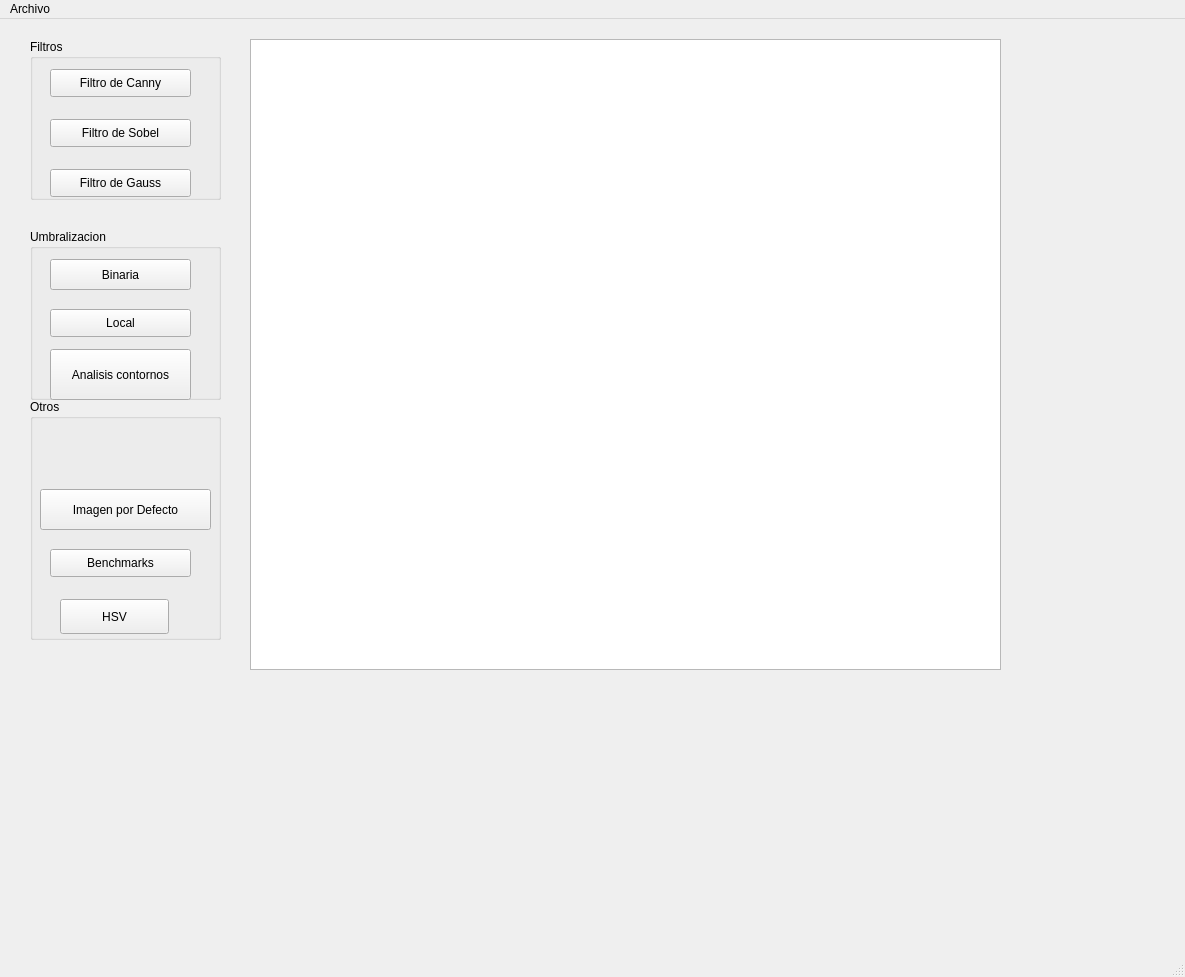
<?xml version="1.0" encoding="UTF-8"?>
<ui version="4.0">
 <class>MainWindow</class>
 <widget class="QMainWindow" name="MainWindow">
  <property name="geometry">
   <rect>
    <x>0</x>
    <y>0</y>
    <width>1185</width>
    <height>977</height>
   </rect>
  </property>
  <property name="windowTitle">
   <string>MainWindow</string>
  </property>
  <widget class="QWidget" name="centralwidget">
   <widget class="QGraphicsView" name="imgDisplay">
    <property name="geometry">
     <rect>
      <x>250</x>
      <y>20</y>
      <width>751</width>
      <height>631</height>
     </rect>
    </property>
    <property name="cursor" stdset="0">
     <cursorShape>CrossCursor</cursorShape>
    </property>
    <property name="mouseTracking">
     <bool>true</bool>
    </property>
   </widget>
   <widget class="QGroupBox" name="groupBox_2">
    <property name="geometry">
     <rect>
      <x>30</x>
      <y>210</y>
      <width>191</width>
      <height>171</height>
     </rect>
    </property>
    <property name="title">
     <string>Umbralizacion</string>
    </property>
    <widget class="QToolButton" name="btnUmbBin">
     <property name="geometry">
      <rect>
       <x>20</x>
       <y>30</y>
       <width>141</width>
       <height>31</height>
      </rect>
     </property>
     <property name="text">
      <string>Binaria</string>
     </property>
    </widget>
    <widget class="QToolButton" name="btnSegLocal">
     <property name="geometry">
      <rect>
       <x>20</x>
       <y>80</y>
       <width>141</width>
       <height>28</height>
      </rect>
     </property>
     <property name="text">
      <string>Local</string>
     </property>
    </widget>
    <widget class="QToolButton" name="btnContour">
     <property name="geometry">
      <rect>
       <x>20</x>
       <y>120</y>
       <width>141</width>
       <height>51</height>
      </rect>
     </property>
     <property name="text">
      <string>Analisis contornos</string>
     </property>
    </widget>
    <zorder>btnSegLocal</zorder>
    <zorder>btnUmbBin</zorder>
    <zorder>btnContour</zorder>
   </widget>
   <widget class="QGroupBox" name="groupBox">
    <property name="geometry">
     <rect>
      <x>30</x>
      <y>20</y>
      <width>191</width>
      <height>161</height>
     </rect>
    </property>
    <property name="title">
     <string>Filtros</string>
    </property>
    <widget class="QToolButton" name="btnCannyFilter">
     <property name="geometry">
      <rect>
       <x>20</x>
       <y>30</y>
       <width>141</width>
       <height>28</height>
      </rect>
     </property>
     <property name="text">
      <string>Filtro de Canny</string>
     </property>
    </widget>
    <widget class="QToolButton" name="btnSobelFilter">
     <property name="geometry">
      <rect>
       <x>20</x>
       <y>80</y>
       <width>141</width>
       <height>28</height>
      </rect>
     </property>
     <property name="text">
      <string>Filtro de Sobel</string>
     </property>
    </widget>
    <widget class="QToolButton" name="btnGaussFilter">
     <property name="geometry">
      <rect>
       <x>20</x>
       <y>130</y>
       <width>141</width>
       <height>28</height>
      </rect>
     </property>
     <property name="text">
      <string>Filtro de Gauss</string>
     </property>
    </widget>
   </widget>
   <widget class="QGroupBox" name="groupBox_3">
    <property name="geometry">
     <rect>
      <x>30</x>
      <y>380</y>
      <width>191</width>
      <height>241</height>
     </rect>
    </property>
    <property name="title">
     <string>Otros</string>
    </property>
    <widget class="QToolButton" name="btnLoadDefImage">
     <property name="geometry">
      <rect>
       <x>10</x>
       <y>90</y>
       <width>171</width>
       <height>41</height>
      </rect>
     </property>
     <property name="text">
      <string>Imagen por Defecto</string>
     </property>
    </widget>
    <widget class="QToolButton" name="btnSegWaterSheds_2">
     <property name="geometry">
      <rect>
       <x>20</x>
       <y>150</y>
       <width>141</width>
       <height>28</height>
      </rect>
     </property>
     <property name="text">
      <string>Benchmarks</string>
     </property>
    </widget>
    <widget class="QPushButton" name="btnHSV">
     <property name="geometry">
      <rect>
       <x>30</x>
       <y>200</y>
       <width>109</width>
       <height>35</height>
      </rect>
     </property>
     <property name="text">
      <string>HSV</string>
     </property>
    </widget>
   </widget>
   <widget class="QCustomPlot" name="plotter" native="true">
    <property name="geometry">
     <rect>
      <x>40</x>
      <y>670</y>
      <width>1131</width>
      <height>201</height>
     </rect>
    </property>
   </widget>
  </widget>
  <widget class="QMenuBar" name="menubar">
   <property name="geometry">
    <rect>
     <x>0</x>
     <y>0</y>
     <width>1185</width>
     <height>29</height>
    </rect>
   </property>
   <widget class="QMenu" name="menuArchivo">
    <property name="title">
     <string>Archivo</string>
    </property>
    <addaction name="actionOtro_Abrir"/>
   </widget>
   <addaction name="menuArchivo"/>
  </widget>
  <widget class="QStatusBar" name="statusbar"/>
  <action name="actionAbrir_Imagen">
   <property name="text">
    <string>Abrir Imagen</string>
   </property>
  </action>
  <action name="actionOtro_Abrir">
   <property name="text">
    <string>Abrir Imagen</string>
   </property>
  </action>
 </widget>
 <customwidgets>
  <customwidget>
   <class>QCustomPlot</class>
   <extends>QWidget</extends>
   <header location="global">qcustomplot.h</header>
   <container>1</container>
  </customwidget>
 </customwidgets>
 <resources/>
 <connections/>
</ui>
